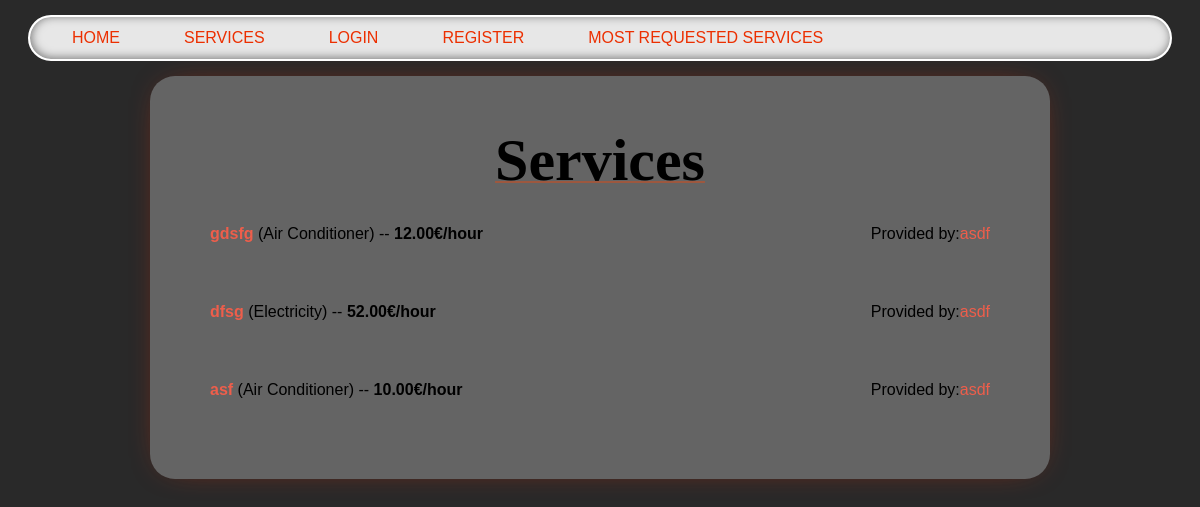
Page /services/ on the committed database.
### services/models.py (models this page shows, shortened)
class Service(models.Model):
    company = models.ForeignKey(Company, on_delete=models.CASCADE)
    name = models.CharField(max_length=40)
    description = models.TextField()
    price_hour = models.DecimalField(decimal_places=2, max_digits=100)
    choices = (
        ('Air Conditioner', 'Air Conditioner'),
        ('Carpentry', 'Carpentry'),
        ('Electricity', 'Electricity'),
        ('Gardening', 'Gardening'),
        ('Home Machines', 'Home Machines'),
        ('House Keeping', 'House Keeping'),
        ('Interior Design', 'Interior Design'),
        ('Locks', 'Locks'),
        ('Painting', 'Painting'),
        ('Plumbing', 'Plumbing'),
        ('Water Heaters', 'Water Heaters'),
    )
    field = models.CharField(max_length=30, blank=False,
                             null=False, choices=choices)
    date = models.DateTimeField(auto_now=True, null=False)

### users/models.py (models this page shows, shortened)
class Company(models.Model):
    user = models.OneToOneField(User, on_delete=models.CASCADE, primary_key=True)
    field = models.CharField(
        max_length=70,
        choices=(
            ("Air Conditioner", "Air Conditioner"),
            ("All in One", "All in One"),
            ("Carpentry", "Carpentry"),
            ("Electricity", "Electricity"),
            ("Gardening", "Gardening"),
            ("Home Machines", "Home Machines"),
            ("House Keeping", "House Keeping"),
            ("Interior Design", "Interior Design"),
            ("Locks", "Locks"),
            ("Painting", "Painting"),
            ("Plumbing", "Plumbing"),
            ("Water Heaters", "Water Heaters"),
        ),
        blank=False,
        null=False,
    )
    rating = models.IntegerField(validators=[MaxValueValidator(5), MinValueValidator(0)], default=0)

class User(AbstractUser):
    is_customer = models.BooleanField(default=False)
    is_company = models.BooleanField(default=False)
    email = models.EmailField(unique=True)
    USERNAME_FIELD = 'email'
    REQUIRED_FIELDS = ['username']

### services/views.py (the view)
# urls.py: path('', views.list_of_services, name='services_list'),
def list_of_services(request):
    services = Service.objects.all().order_by("-date")
    return render(request, "services/list_of_services.html", {"services": services})

### services/templates/services/list_of_services.html (shortened to what this page needs)
{% extends 'main/base.html' %}
{% block content %}
    <p class="title">Services</p>
    <div class='services_list_wrapper'>
        {% if services %}
        <ul class="services_list">
            {% for service in services %}
                <li class="service-item">
                    <div>
                        <a href="{% url 'single_service' service.id %}"><strong>{{ service.name }}</strong></a>
                        ({{ service.field }}) --
                        <strong>{{ service.price_hour }}€/hour</strong>
                    </div>
                    <div class="company">
                        Provided by:
                        <a href="{% url 'company_profile' service.company.user.username %}">
                        {{ service.company.user.username }}
                        </a>
                    </div>
                </li>
            {% endfor %}
        </ul>
        {% else %}
            <h2>Sorry, no services available yet.</h2>
        {% endif %}
    </div>
{% endblock %}

### main/static/main/style.css (style rules this page uses)
body { background: #292929; font-family: 'Lexend Exa', sans-serif; padding: 0; margin: 0; }
a { color: #ee5e4b; text-decoration: none; }
.content p { text-align: center; margin: 30px 0px; white-space: pre-line; }
.title { text-align: center; font-family: 'Times New Roman', Times, serif; font-size: 60px; font-weight: bold; text-decoration: 2px underline; text-decoration-color: rgba(255, 68, 0, 0.37); }
.services_list { padding: 0; margin-bottom: 20px; }
.services_list_wrapper { margin-bottom: 30px; }
.services_list { padding: 0; margin: 0; list-style-type: none; }
.service-item { display: flex; justify-content: space-between; align-items: center; margin-bottom: 60px; }
.company { display: inline-flex; margin-left: auto; }
.service-item a { color: #ee5e4b; text-decoration: none; }

### rows in the picture
Service: name "gdsfg", field "Air Conditioner", price_hour "12.00", company.user.username "asdf"
Service: name "dfsg", field "Electricity", price_hour "52.00", company.user.username "asdf"
Service: name "asf", field "Air Conditioner", price_hour "10.00", company.user.username "asdf"
